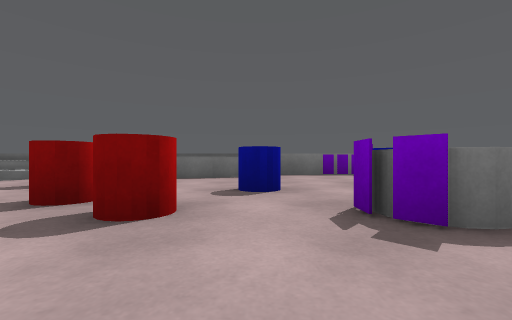
[1] (above)

16 first-person views from a walk through a scene from a Unity 3-D project. The camera is 0.21 m above the floor, looks level and sees 90° across. The floor is counted in squares, 0.5 m on a side. Each view is taken from the middle of a square. On the plan, view 1 faces up. The plan holds only what a view shows up to about 9 squares ahead; the rest is blank. The place goes on beyond the plan. Surface patterns are stand-ins for the level's own textures.

[2]
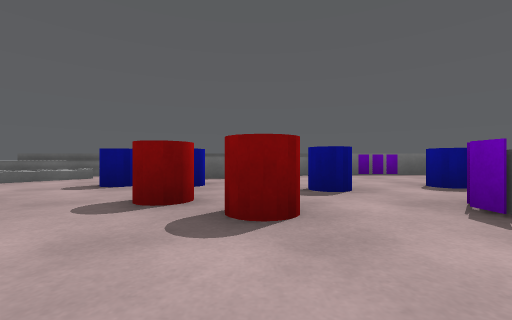

[3]
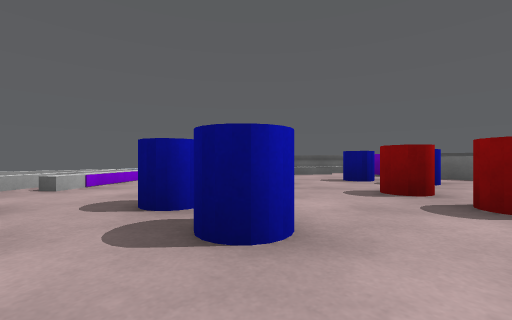

[4]
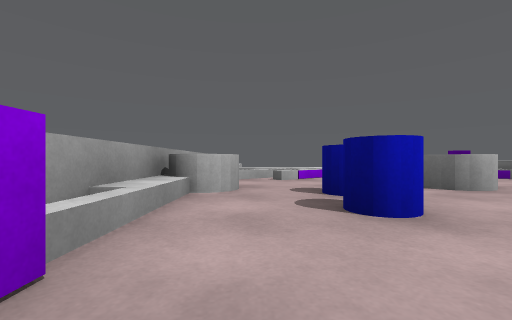

[5]
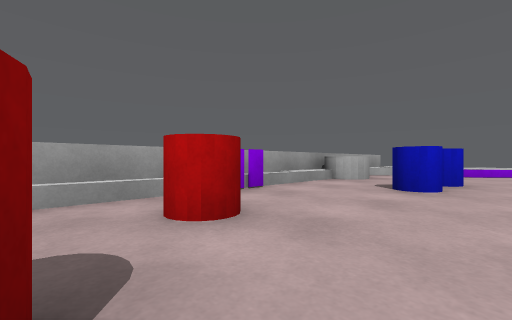

[6]
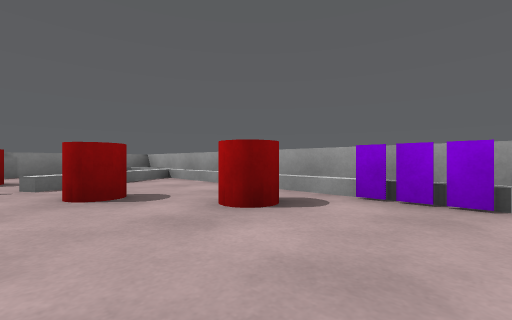

[7]
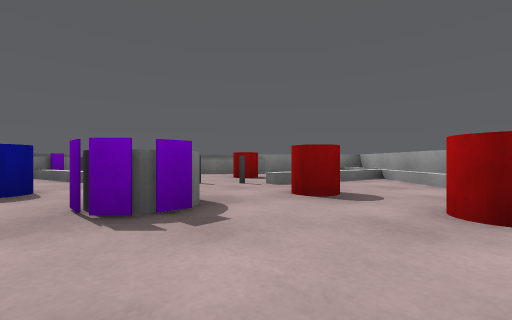

[8]
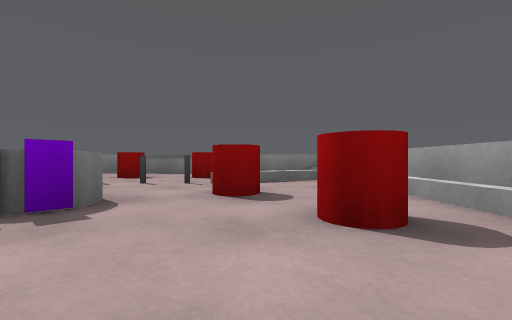

[9]
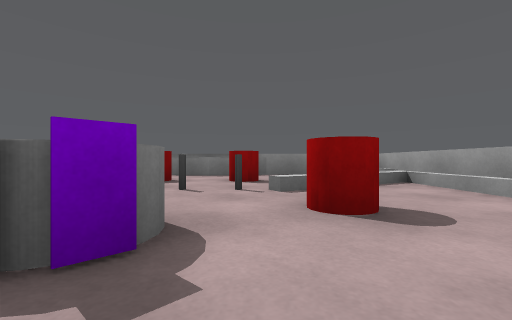

[10]
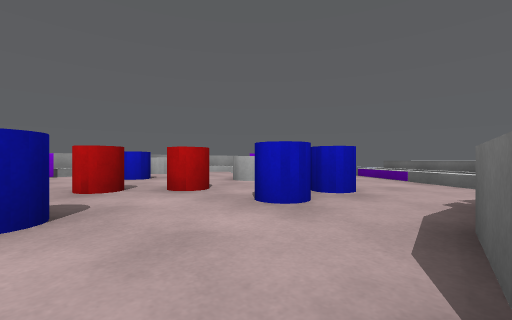

[11]
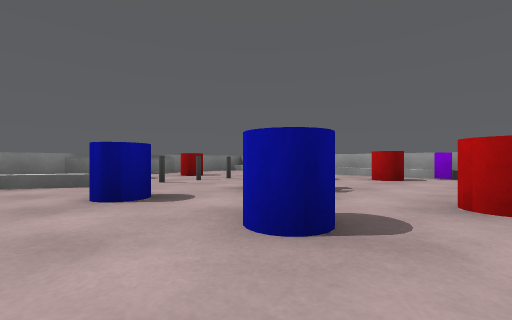

[12]
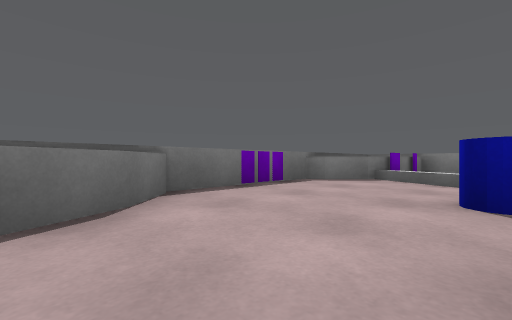

[13]
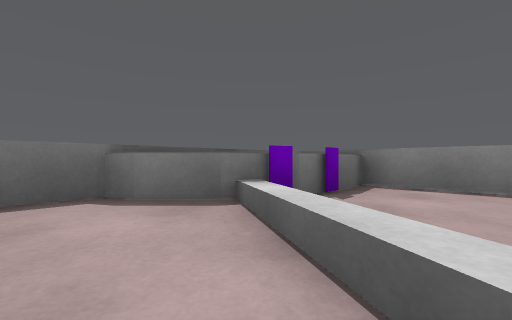

[14]
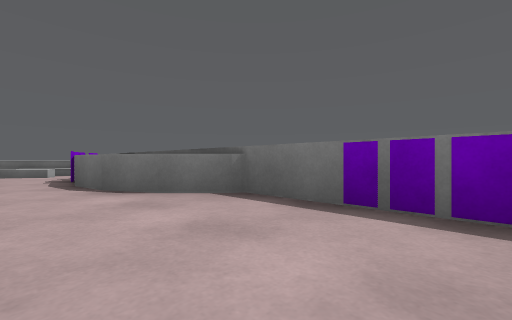

[15]
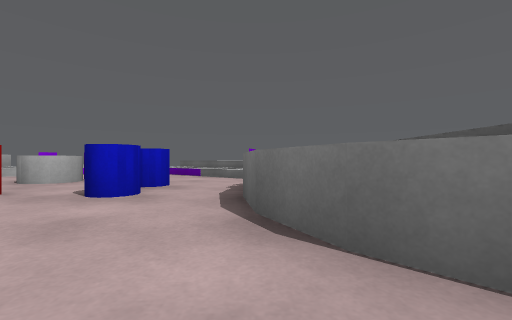

[16]
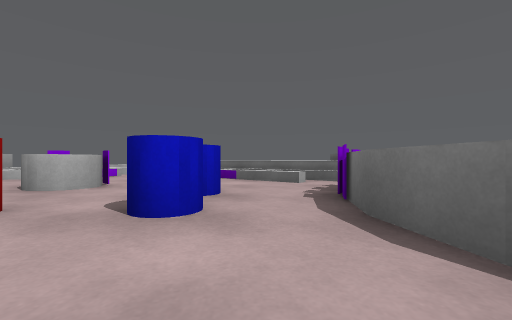

### Floor plan
Key: @ floor where view 1 was taken; # wall or solid block; . floor; = window, fence, low wall or low ledge; ^ raised ledge; C blue cylinder; R red cylinder; G grey cylinder; O other object.
Columns run from 8 left of view 1 to 7 right of it. Each row starts with its distance up from view 1.
  7 ^^^#^^^^^#O#^^^^
  6   ^=.^^^.....^^^
  5  ^==........==.#
  4 ^==..CC.C.C.=..#
  3 O=....R.C...GR.^
  2 O...G.RR.GG.G..^
  1 ===.........GR.^
  0 ====.CC.@.R.=..#
 -1 =.==G....R..==.#
 -2 =###G###O#######

Where each view was taken, in squares from view 1:
view 1: 0 up, 0 right, facing up
view 2: 0 up, 1 left, facing up
view 3: 1 down, 1 left, facing up-left
view 4: 1 down, 0 right, facing left
view 5: 1 up, 2 right, facing down-left
view 6: 1 up, 1 left, facing down-right
view 7: 1 up, 1 left, facing right
view 8: 0 up, 1 left, facing right
view 9: 1 up, 0 right, facing right
view 10: 6 up, 0 right, facing down-left
view 11: 5 up, 1 left, facing down-right
view 12: 4 up, 1 left, facing up-right
view 13: 4 up, 3 right, facing up-right
view 14: 5 up, 3 right, facing up-left
view 15: 6 up, 1 right, facing left
view 16: 5 up, 0 right, facing left
